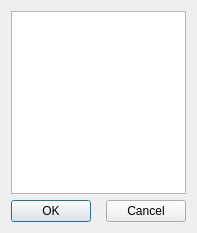
<?xml version="1.0" encoding="UTF-8"?>
<ui version="4.0">
 <class>CSelectEAXPresetDlg</class>
 <widget class="QDialog" name="CSelectEAXPresetDlg">
  <property name="geometry">
   <rect>
    <x>0</x>
    <y>0</y>
    <width>197</width>
    <height>233</height>
   </rect>
  </property>
  <property name="windowTitle">
   <string>Select Preset...</string>
  </property>
  <layout class="QVBoxLayout" name="verticalLayout">
   <item>
    <widget class="QListView" name="listView"/>
   </item>
   <item>
    <layout class="QHBoxLayout" name="horizontalLayout">
     <item>
      <widget class="QPushButton" name="okButton">
       <property name="text">
        <string>OK</string>
       </property>
       <property name="default">
        <bool>true</bool>
       </property>
      </widget>
     </item>
     <item>
      <spacer name="horizontalSpacer">
       <property name="orientation">
        <enum>Qt::Horizontal</enum>
       </property>
       <property name="sizeHint" stdset="0">
        <size>
         <width>40</width>
         <height>20</height>
        </size>
       </property>
      </spacer>
     </item>
     <item>
      <widget class="QPushButton" name="cancelButton">
       <property name="text">
        <string>Cancel</string>
       </property>
      </widget>
     </item>
    </layout>
   </item>
  </layout>
 </widget>
 <tabstops>
  <tabstop>okButton</tabstop>
  <tabstop>cancelButton</tabstop>
  <tabstop>listView</tabstop>
 </tabstops>
 <resources/>
 <connections>
  <connection>
   <sender>cancelButton</sender>
   <signal>clicked()</signal>
   <receiver>CSelectEAXPresetDlg</receiver>
   <slot>reject()</slot>
   <hints>
    <hint type="sourcelabel">
     <x>146</x>
     <y>212</y>
    </hint>
    <hint type="destinationlabel">
     <x>160</x>
     <y>230</y>
    </hint>
   </hints>
  </connection>
  <connection>
   <sender>okButton</sender>
   <signal>clicked()</signal>
   <receiver>CSelectEAXPresetDlg</receiver>
   <slot>accept()</slot>
   <hints>
    <hint type="sourcelabel">
     <x>46</x>
     <y>213</y>
    </hint>
    <hint type="destinationlabel">
     <x>10</x>
     <y>229</y>
    </hint>
   </hints>
  </connection>
 </connections>
</ui>
